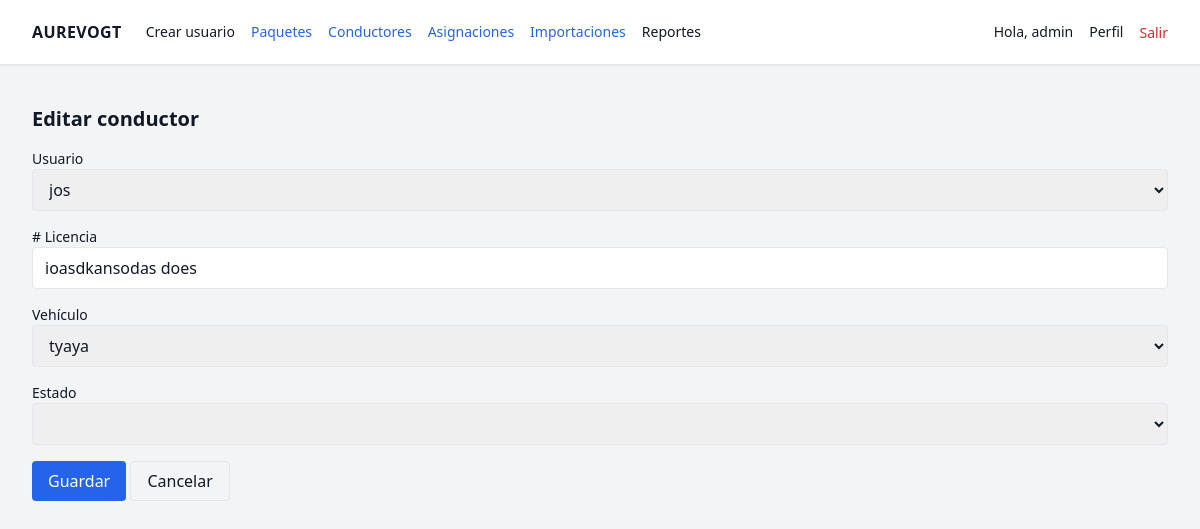
The app's page /drivers/1/edit/ (signed in) with its own data.
### drivers/models.py (models this page shows, shortened)
class Driver(models.Model):
    user = models.OneToOneField(User, on_delete=models.CASCADE, related_name='driver_profile')
    license_number = models.CharField(max_length=64, unique=True)
    status = models.CharField(max_length=24, default='active')
    vehicle = models.OneToOneField(Vehicle,
        null=True, blank=True, on_delete=models.CASCADE, related_name="driver")
    device_os = models.CharField(max_length=24, blank=True)
    device_token = models.CharField(max_length=180, blank=True)
    last_location_at = models.DateTimeField(null=True, blank=True)
    last_lat = models.FloatField(null=True, blank=True)
    last_lng = models.FloatField(null=True, blank=True)
    class Meta:
        indexes = [
            models.Index(fields=["status"]),
            models.Index(fields=["last_location_at"]),
        ]

### drivers/views.py (the view)
# urls.py: path("<int:pk>/edit/", login_required(views.driver_edit), name="edit"),
@login_required
@permission_required("drivers.change_driver", raise_exception=True)
def driver_edit(request, pk):
    driver = get_object_or_404(Driver, pk=pk)
    if request.method == "POST":
        form = DriverForm(request.POST, instance=driver)
        if form.is_valid():
            form.save()
            messages.success(request, "Conductor actualizado.")
            return redirect("drivers:detail", pk=driver.pk)
    else:
        form = DriverForm(instance=driver)
    return render(request, "drivers/driver_form.html", {"form": form, "mode": "edit", "driver": driver})

### drivers/views.py
class DriverForm(forms.ModelForm):
    class Meta:
        model = Driver
        fields = ["user", "license_number", "vehicle", "status"]
        widgets = {
            "license_number": forms.TextInput(attrs={"class": "border rounded px-3 py-2 w-full"}),
            "status": forms.Select(attrs={"class": "border rounded px-3 py-2 w-full"}),
            "user": forms.Select(attrs={"class": "border rounded px-3 py-2 w-full"}),
            "vehicle": forms.Select(attrs={"class": "border rounded px-3 py-2 w-full"}),
        }

### drivers/models.py (called while the page is built)
    def __str__(self): return self.plate

### drivers/templates/drivers/driver_form.html (shortened to what this page needs)
{% extends "base.html" %}
{% block content %}
  <h1 class="text-xl font-semibold mb-4">
    {% if mode == "edit" %}Editar conductor{% else %}Nuevo conductor{% endif %}
  </h1>
  <form method="post" class="space-y-4">
    <div>
      <label class="block text-sm">Usuario</label>
      {{ form.user }}
    </div>
    <div>
      <label class="block text-sm"># Licencia</label>
      {{ form.license_number }}
    </div>
    <div>
      <label class="block text-sm">Vehículo</label>
      {{ form.vehicle }}
    </div>
    <div>
      <label class="block text-sm">Estado</label>
      {{ form.status }}
    </div>
    <button type="submit" class="px-4 py-2 bg-blue-600 text-white rounded">
      Guardar
    </button>
    <a href="{% url 'drivers:list' %}" class="px-4 py-2 border rounded">Cancelar</a>
  </form>
{% endblock %}

### templates/base.html (shortened to what this page needs)
{% load static %}
<!DOCTYPE html>
<html lang="es">
<head>
  <script src="https://cdn.tailwindcss.com"></script>
  <link
    rel="stylesheet"
    href="https://unpkg.com/leaflet@1.9.4/dist/leaflet.css"
  />
</head>
<body class="bg-gray-100 text-gray-900">
  {% if request.user.is_authenticated %}
  <nav class="bg-white border-b shadow-sm">
    <div class="mx-auto max-w-7xl px-4 sm:px-6 lg:px-8">
      <div class="flex h-16 items-center justify-between">
        <div class="flex items-center gap-6">
          <a href="{% url 'dashboard' %}" class="font-bold tracking-wide">AUREVOGT</a>
          <div class="hidden md:flex items-center gap-4 text-sm">
            {% if request.user.is_superuser %}
              <a href="{% url 'users:create' %}" class="text-sm hover:text-gray-700">Crear usuario</a>
            {% endif %}
            <a href="{% url 'packages:list' %}" class="text-blue-600 hover:underline">Paquetes</a>
            <a href="{% url 'drivers:list' %}" class="text-blue-600 hover:underline">Conductores</a>
            <a href="{% url 'assignments:list' %}" class="text-blue-600 hover:underline">Asignaciones</a>
            <a href="{% url 'imports:list' %}" class="text-blue-600 hover:underline">Importaciones</a>
            <div class="relative group">
              <button class="hover:text-gray-700">Reportes</button>
            </div>
          </div>
        </div>
        <div class="flex items-center gap-4">
          <span class="text-sm">Hola, {{ request.user.first_name|default:request.user.username }}</span>
          <a href="{% url 'profile' %}" class="text-sm hover:text-gray-700">Perfil</a>
          <form method="post" action="{% url 'logout' %}">
            <button class="text-sm text-red-600 hover:text-red-700">Salir</button>
          </form>
        </div>
      </div>
    </div>
  </nav>
  {% endif %}
  <main class="mx-auto max-w-7xl px-4 sm:px-6 lg:px-8 py-6">
    {% block content %}{% endblock %}
  </main>
</body>
</html>

### records on screen
Driver: user "jos", license_number "ioasdkansodas does", vehicle "tyaya"

### other values on screen
{{ request.user.first_name|default:request.user.username }} "admin"
